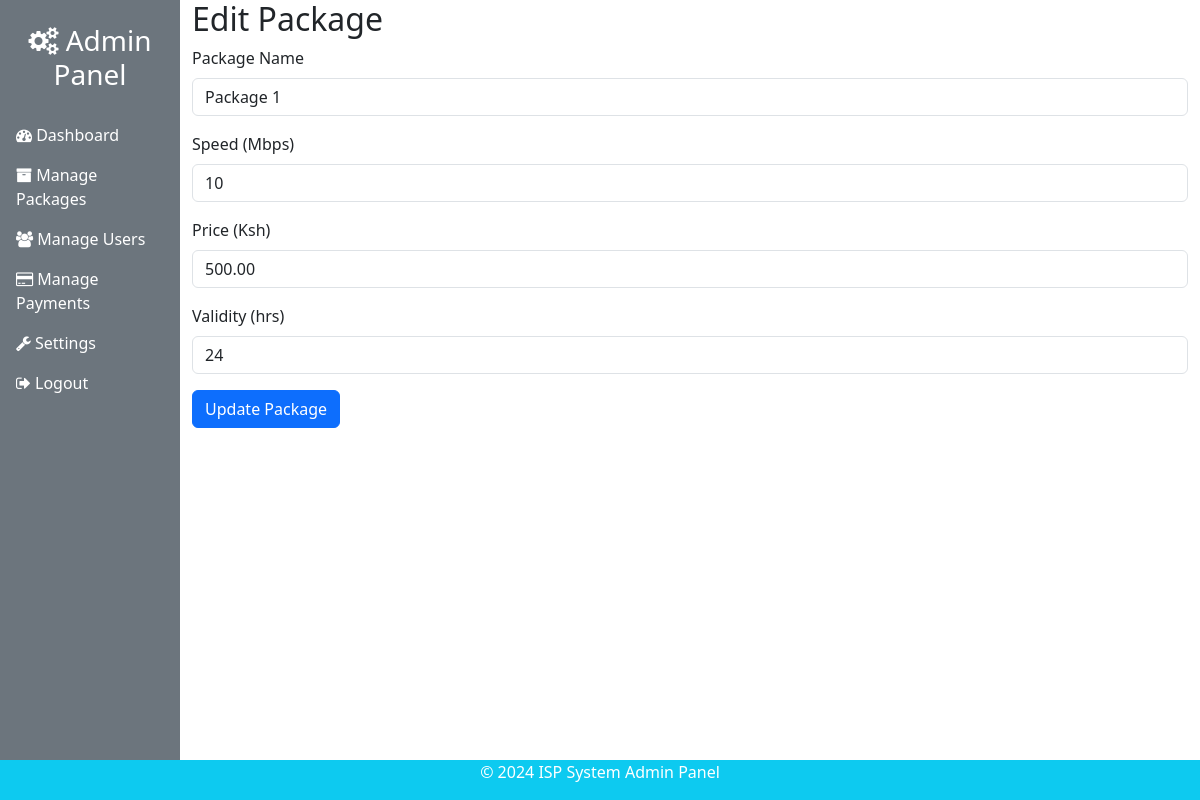
The app's page /admin/edit_package.php?id=1 (signed in) with its own data.
### tables this page shows
CREATE TABLE `packages` (
  `id` int(11) NOT NULL,
  `package_name` varchar(255) NOT NULL,
  `price` decimal(10,2) NOT NULL,
  `speed` int(11) NOT NULL,
  `validity_hours` int(11) NOT NULL
);

### admin/edit_package.php (the view, shortened to what this page needs)
<?php
include('includes/header.php');
include('includes/sidebar.php');
include('includes/db.php');
if (isset($_GET['id'])) {
    $package_id = $_GET['id'];
    $stmt = $pdo->prepare("SELECT * FROM packages WHERE id = ?");
    $stmt->execute([$package_id]);
    $package = $stmt->fetch();
}
?>
<div>
    <h2>Edit Package</h2>
    <form action="update_package.php" method="POST">
        <div class="mb-3">
            <label for="package_name" class="form-label">Package Name</label>
            <input type="text" class="form-control" id="package_name" name="package_name" value="<?php echo htmlspecialchars($package['package_name']); ?>" required>
        </div>
        <div class="mb-3">
            <label for="speed" class="form-label">Speed (Mbps)</label>
            <input type="number" class="form-control" id="speed" name="speed" value="<?php echo htmlspecialchars($package['speed']); ?>" required>
        </div>
        <div class="mb-3">
            <label for="price" class="form-label">Price (Ksh)</label>
            <input type="number" class="form-control" id="price" name="price" value="<?php echo htmlspecialchars($package['price']); ?>" required>
        </div>
        <div class="mb-3">
            <label for="validity_hours" class="form-label">Validity (hrs)</label>
            <input type="number" class="form-control" id="validity_hours" name="validity_hours" value="<?php echo htmlspecialchars($package['validity_hours']); ?>" required>
        </div>
        <button type="submit" class="btn btn-primary">Update Package</button>
    </form>
</div>
<?php include('includes/footer.php'); ?>

### records on screen
packages: package_name "Package 1", speed "10", price "500.00", validity_hours "24"
